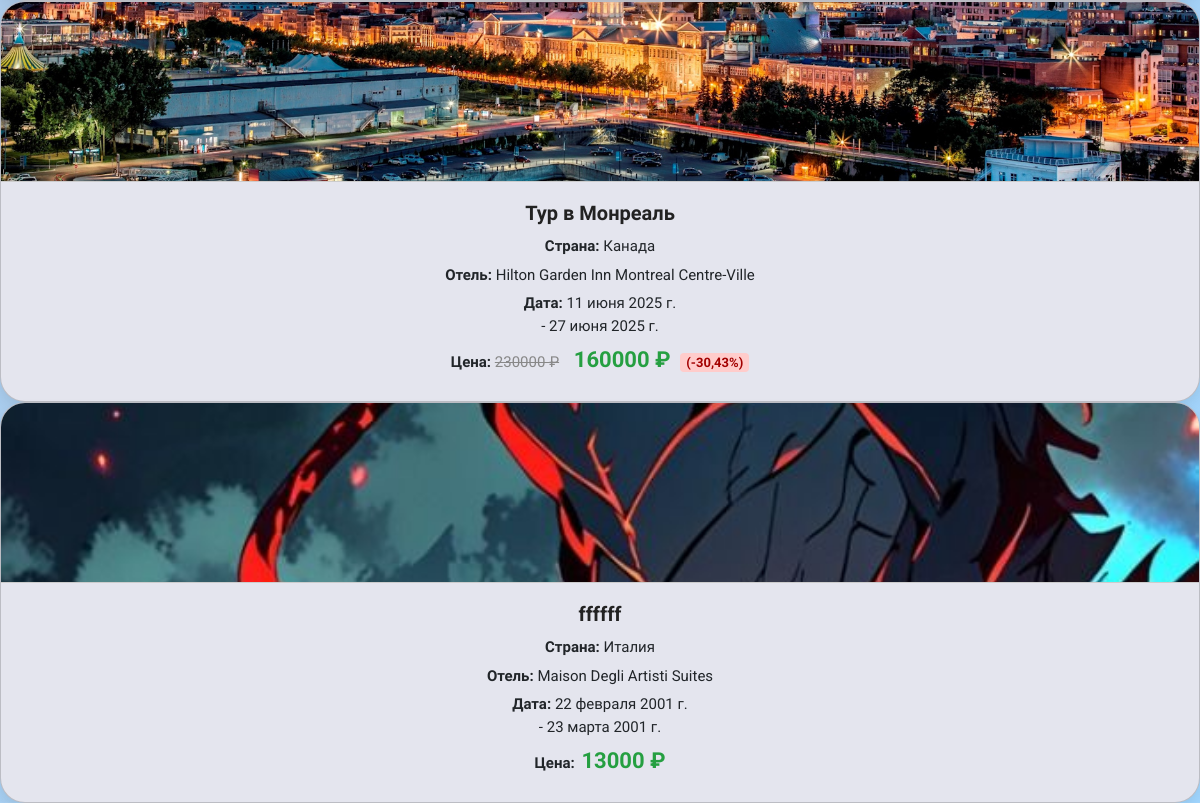
The page /tours/ (lower part) on the database as committed earlier.
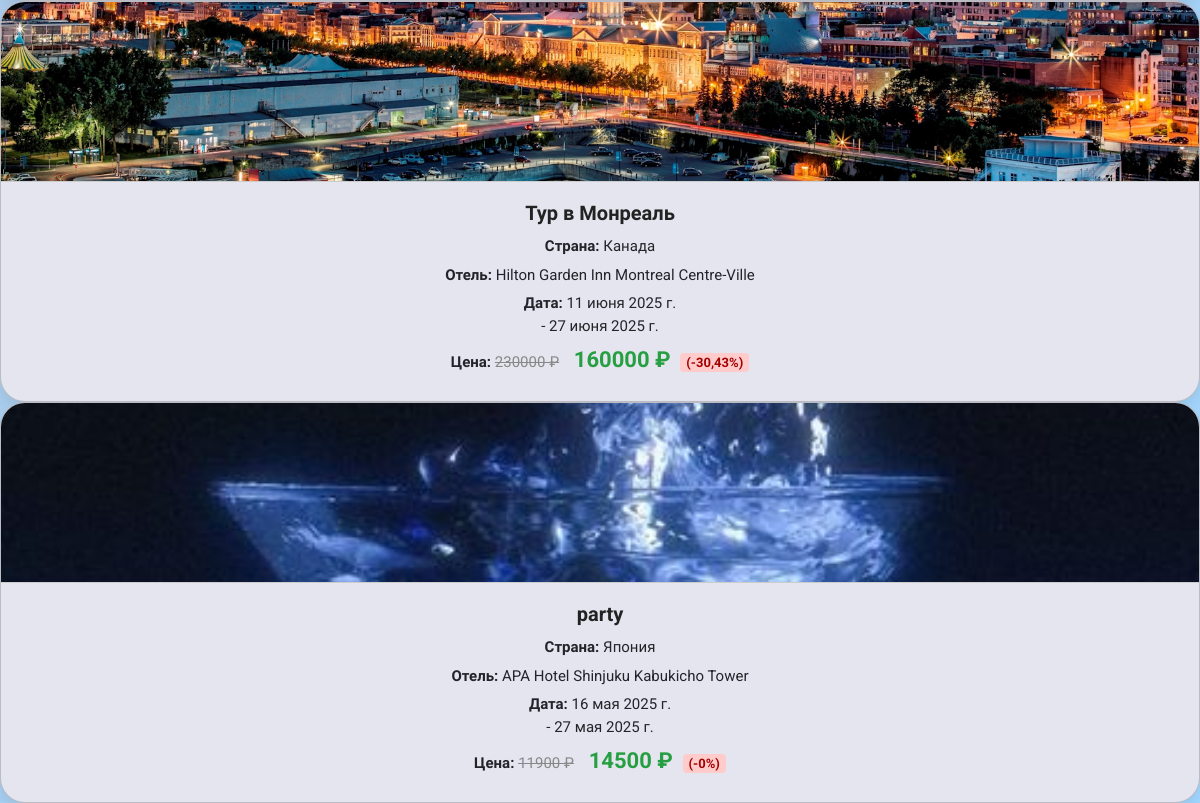
The same page on the database as committed later.
### main/models.py (models this page shows, shortened)
class Tour(models.Model): # Туры
    title = models.CharField(max_length=200)
    country = models.ForeignKey(Country, on_delete=models.CASCADE, related_name="tours")
    hotel = models.ForeignKey(Hotel, on_delete=models.CASCADE, related_name="tours")
    start_date = models.DateField()
    end_date = models.DateField()
    old_price = models.DecimalField(max_digits=10, decimal_places=2, null=True, blank=True) # типа для скидки
    price = models.DecimalField(max_digits=10, decimal_places=2)
    photo = models.ImageField('Фото тура', upload_to='main/tourphotos/', null=True, blank=True)
    def discount_percentage(self):
        if self.old_price and self.old_price > self.price:
            return round((self.old_price - self.price) / self.old_price * 100, 2)
        return 0
    class Meta:
        verbose_name = 'Тур'
        verbose_name_plural = 'Туры'

class Country(models.Model): # Страны
    name = models.CharField(max_length=100, unique=True)
    description = models.TextField(max_length=1000, unique=True, null=True)
    photo = models.ImageField('Фото страны', upload_to='main/countryphotos/', null=True, blank=True)
    def __str__(self):
        return self.name
    class Meta:
        verbose_name = 'Страна'
        verbose_name_plural = 'Страны'

class Hotel(models.Model): # Отели
    name = models.CharField(max_length=200)
    country = models.ForeignKey(Country, on_delete=models.CASCADE, related_name="hotels")
    city = models.CharField(max_length=100)
    address = models.CharField(max_length=255)
    stars = models.PositiveSmallIntegerField()
    price_per_night = models.DecimalField(max_digits=10, decimal_places=2)
    photo = models.ImageField('Фото отеля', upload_to='main/hotelphotos/', null=True, blank=True)
    class Meta:
        verbose_name = 'Отель'
        verbose_name_plural = 'Отели'

### main/views.py (the view)
# urls.py: path('tours/', views.tours, name='tours_page'),
def tours(request):
    hotel = Hotel.objects.all()
    tours = Tour.objects.all()
    country = Country.objects.all()
    tour_filter = TourFilter(request.GET, queryset=Tour.objects.all())
    if request.GET:
        form = CustomTourFilterForm(request.GET)
        if form.is_valid():
            if form.cleaned_data['country']:
                tours = tours.filter(country=form.cleaned_data['country'])
            if form.cleaned_data['price_min']:
                tours = tours.filter(price__gte=form.cleaned_data['price_min'])
            if form.cleaned_data['price_max']:
                tours = tours.filter(price__lte=form.cleaned_data['price_max'])
            if form.cleaned_data['duration_min']:
                tours = tours.filter(duration__gte=form.cleaned_data['duration_min'])
            if form.cleaned_data['duration_max']:
                tours = tours.filter(duration__lte=form.cleaned_data['duration_max'])
            if form.cleaned_data.get('hot_tours'):
                tours = tours.filter(old_price__isnull=False)  # Показываем только туры с old_price
    else:
        form = CustomTourFilterForm()
    return render(request, 'main/tours.html',
                  {'form': form, 'hotel': hotel, 'tour': tours, 'country': country, 'filter': tour_filter})

### main/templates/main/tours.html (shortened to what this page needs)
{% extends 'main/layout.html' %}
{% load static %}
{% block links %}
<link rel="stylesheet" href="{% static 'main/css/tours.css' %}">
{% endblock %}
{% block body %}
        {% for el in tour %}
            <div class="tour-card card">
                <div class="card-img">
                    <img src="{{ el.photo.url }}" alt="{{ el.title }}">
                </div>
                <div class="card-info">
                    <h3 class="text-title">{{ el.title }}</h3>
                    <p class="text-body"><strong>Страна:</strong> {{ el.country.name }}</p>
                    <p class="text-body"><strong>Отель:</strong> {{ el.hotel.name }}</p>
                    <p class="text-body"><strong>Дата:</strong> {{ el.start_date }}<br> - {{ el.end_date }}</br></p>
                    <p class="text-body"><strong>Цена:</strong>
    {% if el.old_price %}
        <s class="old-price">{{ el.old_price|floatformat:"-2" }} ₽</s>
        <strong class="new-price">{{ el.price|floatformat:"-2" }} ₽</strong>
        <span class="discount-label">(-{{ el.discount_percentage }}%)</span>
    {% else %}
        <strong class="new-price">{{ el.price|floatformat:"-2" }} ₽</strong>
    {% endif %}
</p>
                        </div>
                </div>
        {% endfor %}
{% endblock %}

### main/templates/main/layout.html (shortened to what this page needs)
{% load static %}
<!doctype html>
<html lang="en">
<head>
    <link href="https://cdn.jsdelivr.net/npm/bootstrap@5.3.3/dist/css/bootstrap.min.css" rel="stylesheet">
    {% block links %}
    {% endblock %}
</head>
<body>
{% include 'main/header.html' %}
{% block body %}
{% endblock %}
</body>
</html>

### main/templates/main/header.html (shortened to what this page needs)
{% load static %}
<link rel="stylesheet" href="{% static 'main/css/header.css' %}">

### main/static/main/css/tours.css (style rules this page uses)
body { font-family: 'Roboto', 'Verdana', sans-serif; background: linear-gradient(135deg, #d0e7ff, #b0c4de, #a0d6ff); color: #333; margin: 0; padding: 0; }
.tour-card { background-color: #E4E5EE; border-radius: 25px; overflow: hidden; box-shadow: 0 6px 12px rgba(0, 0, 0, 0.07); display: flex; flex-direction: column; transition: transform 0.3s; }
.card-img img { width: 100%; height: 180px; object-fit: cover; border-bottom: 1px solid #ccc; }
.card-info { display: flex; flex-direction: column; align-items: center; justify-content: center; text-align: center; padding: 19px; }
.text-title { font-size: 20px; margin-bottom: 10px; font-weight: bold; color: #222; }
.text-body { font-size: 15px; margin-bottom: 6px; }
.old-price { color: #888; text-decoration: line-through; margin-right: 8px; }
.new-price { font-weight: bold; color: #259F41; font-size: 22px; margin-left: 3px; display: inline-block; }
.discount-label { background-color: #ffcccb; color: #a30000; font-size: 13px; font-weight: bold; padding: 2px 6px; border-radius: 4px; margin-left: 6px; }

Rows that differ between the two databases and show on the page:
removed Tour: photo (picture), title "ffffff", country.name "Италия", hotel.name "Maison Degli Artisti Suites", start_date "22 февраля 2001 г.", end_date "23 марта 2001 г.", price "13000"
added Tour: photo (picture), title "party", country.name "Япония", hotel.name "APA Hotel Shinjuku Kabukicho Tower", start_date "16 мая 2025 г.", end_date "27 мая 2025 г.", old_price "11900", price "14500", discount_percentage "0"
